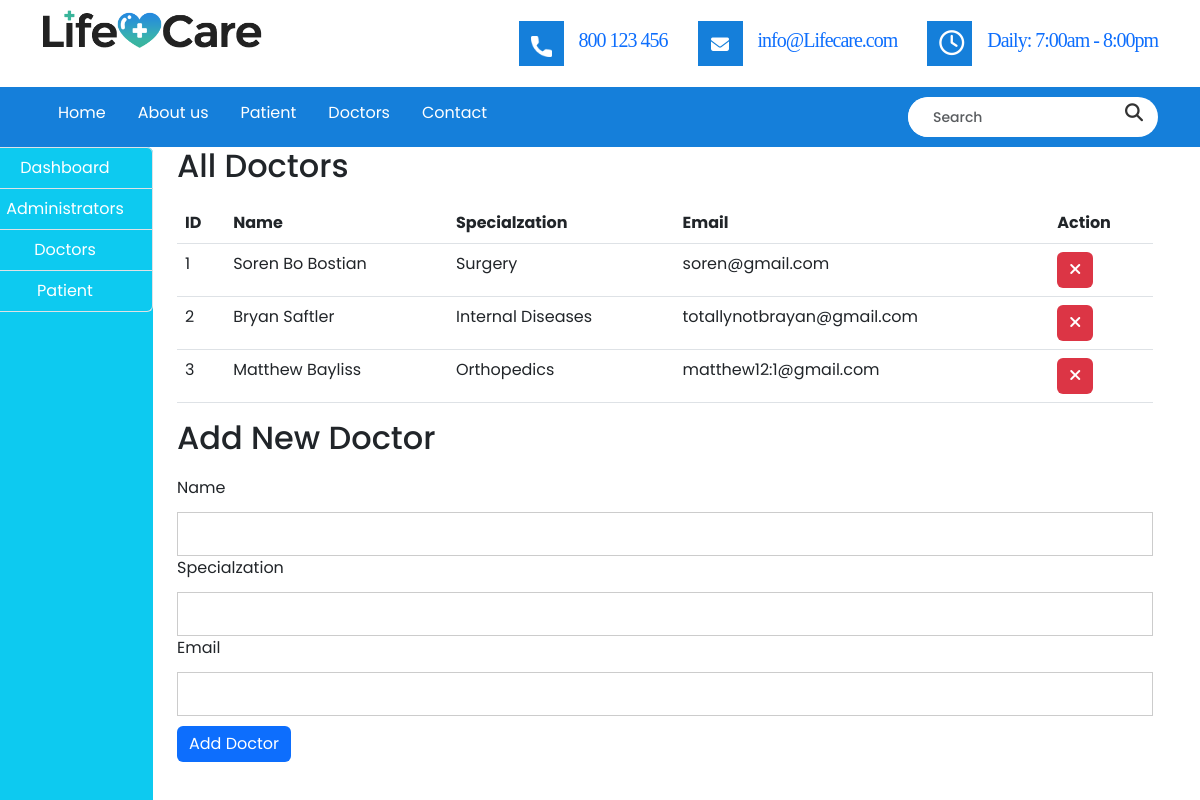
Screenshot of /admin-doctors.php with the database file from the repository.
### tables this page shows
CREATE TABLE `doctors` (
  `id` int(11) NOT NULL,
  `specilization` varchar(255) DEFAULT NULL,
  `doctorName` varchar(255) DEFAULT NULL,
  `docEmail` varchar(255) DEFAULT NULL
);

### admin-doctors.php (the view, shortened to what this page needs)
<!DOCTYPE html>
<html lang="en">
    <head>
   <link rel="stylesheet" href="style.css">
   <link rel="stylesheet" href="css/colors.css">
   <link rel="stylesheet" href="css/versions.css">
   <link rel="stylesheet" href="css/responsive.css">
   <link rel="stylesheet" href="css/custom.css">
       <link href="https://cdn.jsdelivr.net/npm/bootstrap@5.3.0-alpha3/dist/css/bootstrap.min.css" rel="stylesheet">
   <link rel="stylesheet" href="https://cdnjs.cloudflare.com/ajax/libs/font-awesome/5.15.3/css/all.min.css">
</head>
<body class="clinic_version">
   <header>
      <div class="header-top wow fadeIn">
         <div class="container">
            <a class="navbar-brand" href="adminDashboard.php"><img src="images/logo.png" alt="image"></a>
            <div class="right-header">
               <div class="header-info">
                  <div class="info-inner">
                     <span class="icontop"><img src="images/phone-icon.png" alt="#"></span>
                     <span class="iconcont"><a href="tel:800 123 456">800 123 456</a></span>
                  </div>
                  <div class="info-inner">
                     <span class="icontop"><i class="fa fa-envelope" aria-hidden="true"></i></span>
                     <span class="iconcont"><a data-scroll href="mailto:info@yoursite.com">info@Lifecare.com</a></span>
                  </div>
                  <div class="info-inner">
                     <span class="icontop"><i class="fa fa-clock-o" aria-hidden="true"></i></span>
                     <span class="iconcont"><a data-scroll href="#">Daily: 7:00am - 8:00pm</a></span>
                  </div>
               </div>
            </div>
         </div>
      </div>
      <div class="header-bottom wow fadeIn">
         <div class="container">
            <nav class="main-menu">
               <div style="background-color: #157fda;">
                  <ul style="list-style-type: none; margin: 0; padding: 0; display:flex;justify-content: center;">
<li><a class="active" href="index.html" style="display: block; color: white; text-align: center; padding: 14px 16px; text-decoration: none;">Home</a></li>
<li><a data-scroll href="#about" style="display: block; color: white; text-align: center; padding: 14px 16px; text-decoration: none;">About us</a></li>
<li><a data-scroll href="#service" style="display: block; color: white; text-align: center; padding: 14px 16px; text-decoration: none;">Patient</a></li>
<li><a href="doctors.html" style="display: block; color: white; text-align: center; padding: 14px 16px; text-decoration: none;">Doctors</a></li>
<li><a data-scroll href="#getintouch" style="display: block; color: white; text-align: center; padding: 14px 16px; text-decoration: none;">Contact</a></li>
</ul>
</div>
</nav>
<div class="serch-bar">
<div id="custom-search-input">
<div class="input-group col-md-12">
<input type="text" class="form-control input-lg" placeholder="Search" />
<span class="input-group-btn">
<button class="btn btn-info btn-lg" type="button">
<i class="fa fa-search" aria-hidden="true"></i>
</button>
</span>
</div>
</div>
</div>
</div>
</div>
<div class="container-fluid whatdoInamethis">
<div class="col-md-12">
<div class="row">
<div class="col-md-2" style="margin-left: -35px;">
<div class="list-group bg-info" style="height: 100vh;">
<a href="adminDashboard.php" class="list-group-item list-group-item-action bg-info text-center text-white">Dashboard</a>
<a href="admins.php" class="list-group-item list-group-item-action bg-info text-center text-white">Administrators</a>
<a href="" class="list-group-item list-group-item-action bg-info text-center text-white">Doctors</a>
<a href="patients.php" class="list-group-item list-group-item-action bg-info text-center text-white">Patient</a>
</div>
<?php
               include('connection.php');
               ?>
</div>
<div class="col-md-10">
<h2>All Doctors</h2>
<div class="table-scroll" style="max-height: 400px; overflow: auto;">
<table class="table ">
<thead>
<tr>
<th>ID</th>
<th>Name</th>
<th>Specialzation</th>
<th>Email</th>
<th>Action</th>
</tr>
</thead>
<tbody>
<?php
                        $query = mysqli_query($conn, "SELECT * FROM doctors");
                        while ($row = mysqli_fetch_assoc($query)) {
                           $doctorId = $row['id'];
                           $doctorName = $row['doctorName'];
                           $doctorSpecialzation = $row['specilization'];
                           $doctorEmail = $row['docEmail'];
                        ?>
<tr>
<td><?php echo $doctorId; ?></td>
<td><?php echo $doctorName; ?></td>
                                 <td><?php echo $doctorSpecialzation; ?></td>
                                 <td><?php echo $doctorEmail; ?></td>
                                 <td><button class="btn btn-danger" onclick="removeDoctor(<?php echo $doctorId; ?>)"><i class="fas fa-times"></i></button></td>
                              </tr>
                           <?php
                           }
                           ?>
                        </tbody>
                     </table>
                  </div>
                  <h2>Add New Doctor</h2>
                  <form action="add_doctor.php" method="post">
                     <div class="form-group">
                        <label for="doctorName">Name</label>
                        <input type="text" class="form-control" id="doctorName" name="doctorName" required>
                     </div>
                     <div class="form-group">
                        <label for="doctorSpecialzation">Specialzation</label>
                        <input type="text" class="form-control" id="doctorSpecialzation" name="doctorSpecialzation" required>
                     </div>
                     <div class="form-group">
                        <label for="doctorEmail">Email</label>
                        <input type="email" class="form-control" id="doctorEmail" name="doctorEmail"style="margin-bottom: 10px;" required>
                     </div>
                     <button type="submit" class="btn btn-primary">Add Doctor</button>
                  </form>
               </div>
            </div>
         </div>
      </div>
                    </body>
</html>

### style.css (style rules this page uses)
body { color: #999; font-size: 15px; font-family: 'Source Sans Pro', sans-serif; line-height: 1.80857; }
a { color: #1f1f1f; text-decoration: none !important; outline: none !important; -webkit-transition: all .3s ease-in-out; -moz-transition: all .3s ease-in-out; -ms-transition: all .3s ease-in-out; -o-transition: all .3s ease-in-out; transition: all .3s ease-in-out; }
h1, h2, h3, h4, h5, h6 { letter-spacing: 0; font-weight: normal; position: relative; padding: 0 0 10px 0; font-weight: normal; line-height: 120% !important; color: #1f1f1f; margin: 0 }
h2 { font-size: 22px }
a { color: #1f1f1f; text-decoration: none; outline: none; }
a, .btn { text-decoration: none !important; outline: none !important; -webkit-transition: all .3s ease-in-out; -moz-transition: all .3s ease-in-out; -ms-transition: all .3s ease-in-out; -o-transition: all .3s ease-in-out; transition: all .3s ease-in-out; }
.btn { border: 0 !important; }
nav { background-color: #eee; padding: 10px 20px; }

### css/versions.css (style rules this page uses)
body.clinic_version { font-family: 'Roboto', sans-serif; }

### css/responsive.css (style rules this page uses)
@media (max-width: 1200px) { .container-fluid { width: 100%; padding: 0 15px; } }
@media (max-width: 1200px) { .container { width: 90%; } }

### css/custom.css (style rules this page uses)
* { font-family: 'Poppins', sans-serif; }
h1,h2,h3,h4,h5,h6 { font-family: 'Poppins', sans-serif; }
.navbar-brand img { width: 220px; }
.header-bottom { float: left; width: 100%; background: #157fda; }
header { float: left; width: 100%; position: fixed; z-index: 5; background: #fff; box-shadow: 0 20px 40px -40px #000; top: 0; }
.header-bottom nav.main-menu { margin: 0; padding: 0; border: none; background: transparent; float: left; }
.header-top { float: left; width: 100%; padding: 10px 0; }
.header-top .navbar-brand { float: left; height: auto; }
.right-header { float: right; margin:11px 0; }
.header-info { float: left; width: 100%; }
.info-inner { float: left; }
.info-inner span.icontop { float: left; background: #157fda; width: 45px; height: 45px; text-align: center; line-height: normal; padding: 10px 12px; margin-right: 15px; color: #fff; font-size: 18px; transition: ease all 1s; }
.iconcont { float: left; font-size: 20px; letter-spacing: -1px; margin: 4px 0; }
.info-inner { float: left; margin-left: 50px; }
.info-inner span.icontop img { width:100%; }
.serch-bar { float: right; width: 250px; }
#custom-search-input { padding: 0; border: none; border-radius: 50px; background-color: #fff; overflow: hidden; margin: 10px 0; }
#custom-search-input .form-control.input-lg { border-radius: 50px; overflow: hidden; border: yellow; float: left; font-size: 14px; font-weight: 500; padding: 0px 25px 0 25px; color: #222; width: 200px; height: 40px; }
#custom-search-input button { margin: 0; background: none; box-shadow: none; color: #222; padding: 0; }
#custom-search-input button i { font-size: 18px; color: #333; }
#custom-search-input input { border: 0; box-shadow: none; }
#custom-search-input button { margin: 0; background: none; box-shadow: none; border: 0; color: #666666; padding: 0 15px 0 15px; border-left: solid 1px #ccc; }
.info-inner span.icontop i.fa-clock-o { font-size: 25px; }
.form-group { float: left; width: 100%; margin: 0; }
.form-group input, .form-group select { float: left; width: 100%; border-radius: 0; border: solid #ccc 1px; padding: 8px 15px; font-weight: 400; font-size: 13px; margin: 12px 0 0; box-shadow: none; color: #333; height: 44px; }
.iconcont a { font-family: 'Arvo', serif; }
@media (min-width:1200px) and (max-width:1240px) { .info-inner { float: left;margin-left: 30px; } }
.table-scroll { overflow: auto; max-height: 400px; }

### admin-doctors.php (style rules this page uses)
.table-scroll { max-height: 400px; overflow-y: scroll; overflow-x: hidden; }
.whatdoInamethis { display: flex; }
.col-md-2 { position: sticky; top: 0; height: 100vh; overflow-y: auto; }
.col-md-10 { height: calc(100vh - 170px); overflow-y: auto; }
.table-scroll { overflow: auto; max-height: 400px; }

### rows the page displays
doctors: id "1", doctorName "Soren Bo Bostian", specilization "Surgery", docEmail "soren@gmail.com"
doctors: id "2", doctorName "Bryan Saftler", specilization "Internal Diseases", docEmail "totallynotbrayan@gmail.com"
doctors: id "3", doctorName "Matthew Bayliss", specilization "Orthopedics", docEmail "matthew12:1@gmail.com"
